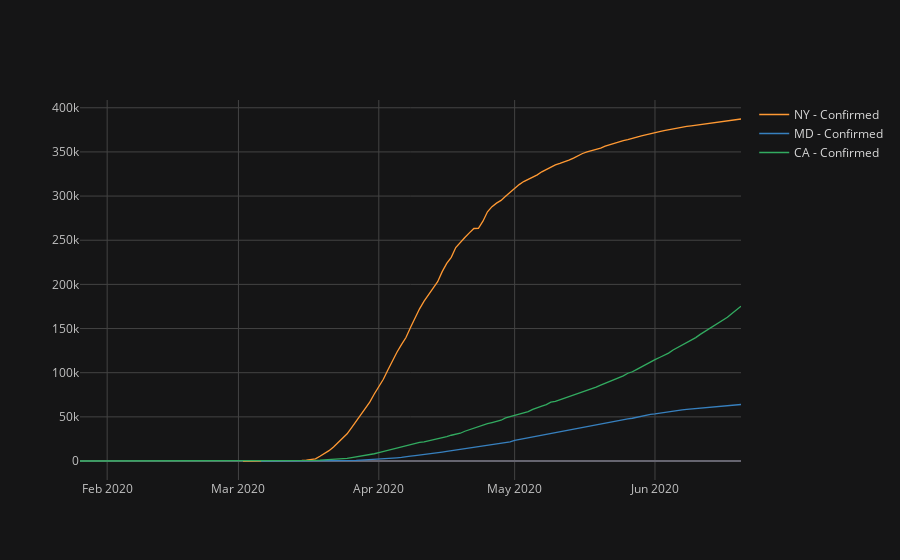

The cell this chart's notebook holds for it:
### Markdown cell above
### Plot selected states and columns

### Code cell
### Define states and columns to plot
plot_states = ['NY','MD','CA']
plot_cols = ['Confirmed']


## Make empty list for states to concat
concat_dfs = []

# Grab each state's df
for state in plot_states:
    dfs = STATES[state]
    
    ## for each plot_cols, find all columns that contain that col name
    for plot_col in plot_cols:
        concat_dfs.append(dfs[[col for col in dfs.columns if plot_col in col]])

        
## Concatenate final dfs
plot_df = pd.concat(concat_dfs,axis=1)#[STATES[s] for s in plot_states],axis=1).iplot()

## Plot concatenated dfs
pfig = plot_df.iplot(theme='solar',asFigure=True)
pfig

### Figure 1 — Plotly figure (JSON) as saved in the notebook; plotly's stock layout.template omitted (floating-point values rounded to 4 significant figures; data arrays with more than 128 entries replaced by an {"elided": "..."} marker saying what was removed)
{"data": [{"line": {"color": "rgba(255, 153, 51, 1.0)", "dash": "solid", "shape": "linear", "width": 1.3}, "mode": "lines", "name": "NY - Confirmed", "text": "", "type": "scatter", "x": {"elided": "147 str values"}, "y": {"elided": "147 mixed values"}}, {"line": {"color": "rgba(55, 128, 191, 1.0)", "dash": "solid", "shape": "linear", "width": 1.3}, "mode": "lines", "name": "MD - Confirmed", "text": "", "type": "scatter", "x": {"elided": "147 str values"}, "y": {"elided": "147 mixed values"}}, {"line": {"color": "rgba(50, 171, 96, 1.0)", "dash": "solid", "shape": "linear", "width": 1.3}, "mode": "lines", "name": "CA - Confirmed", "text": "", "type": "scatter", "x": {"elided": "147 str values"}, "y": {"elided": "147 int values"}}], "layout": {"legend": {"bgcolor": "#151516", "font": {"color": "#D9D9D9"}}, "paper_bgcolor": "#151516", "plot_bgcolor": "#151516", "title": {"font": {"color": "#D9D9D9"}}, "xaxis": {"gridcolor": "#434343", "showgrid": true, "tickfont": {"color": "#C2C2C2"}, "title": {"font": {"color": "#D9D9D9"}, "text": ""}, "zerolinecolor": "#666570"}, "yaxis": {"gridcolor": "#434343", "showgrid": true, "tickfont": {"color": "#C2C2C2"}, "title": {"font": {"color": "#D9D9D9"}, "text": ""}, "zerolinecolor": "#666570"}}}
